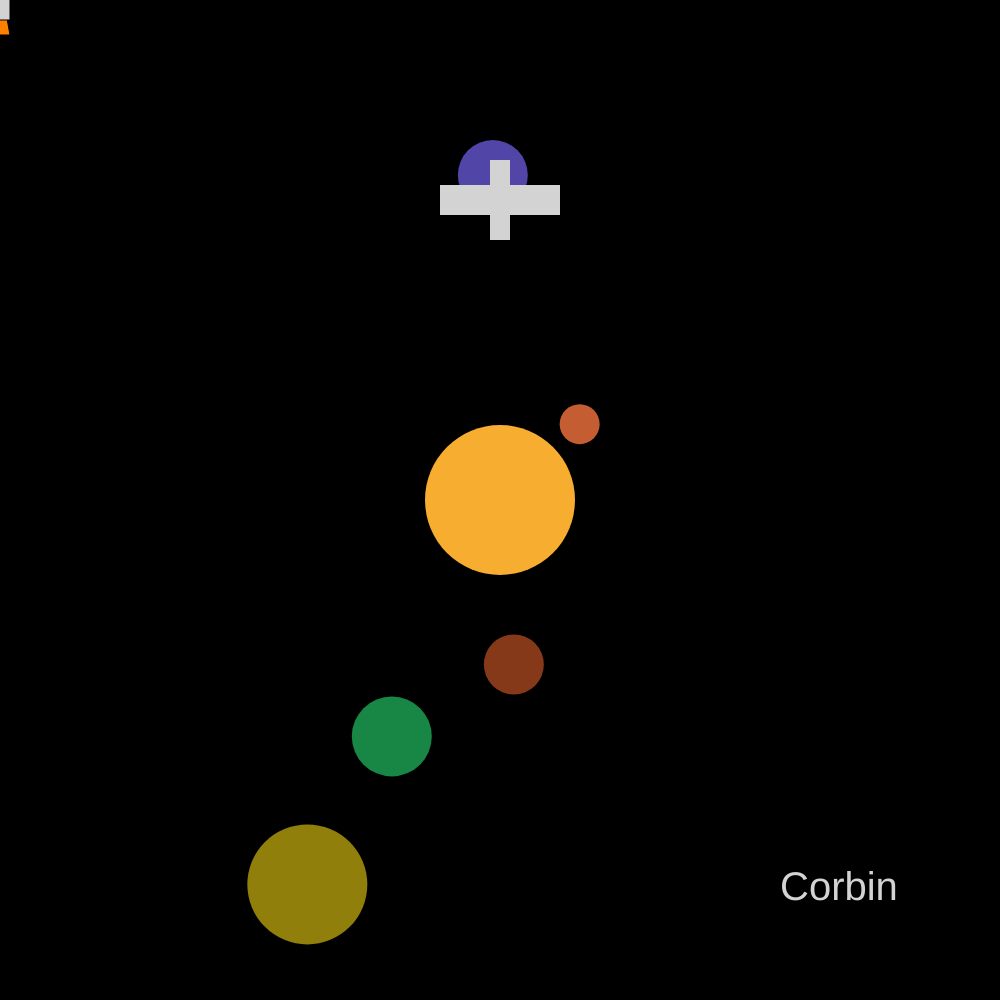
Frame 1 (no input)
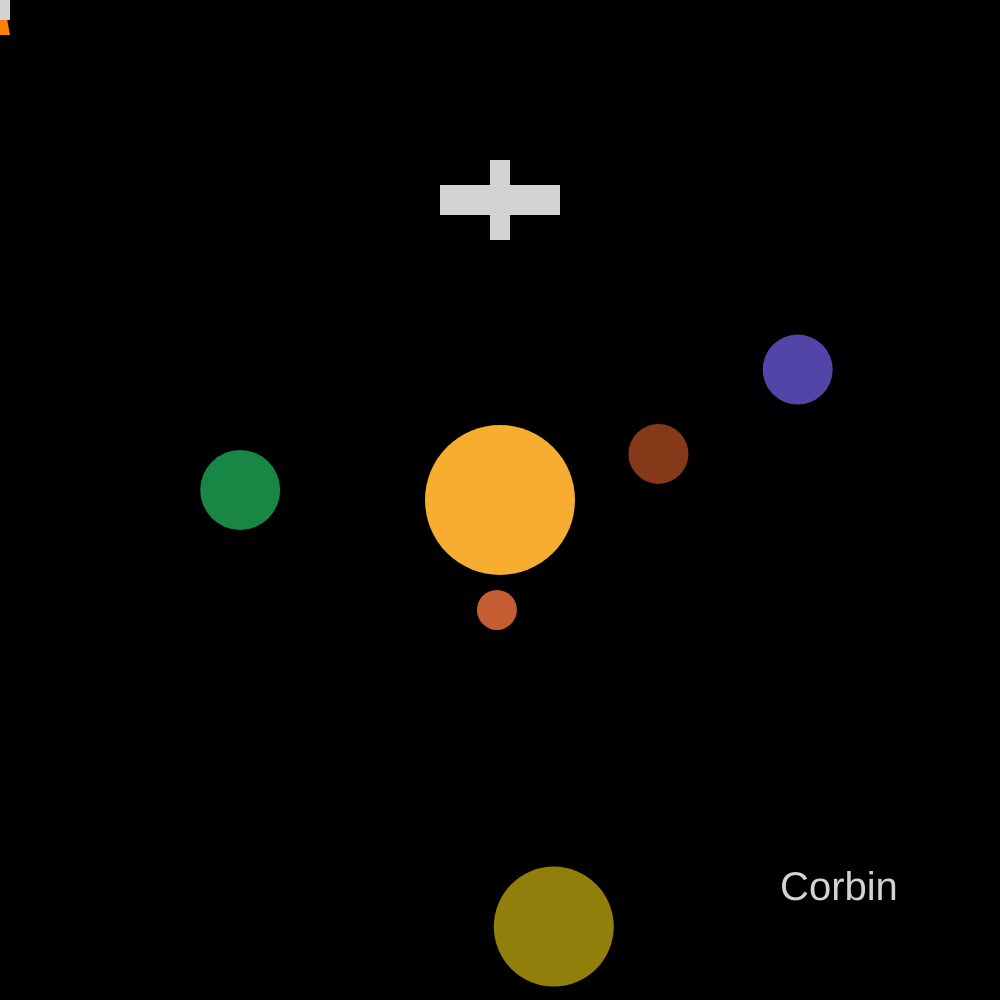
Frame 60 (no input)
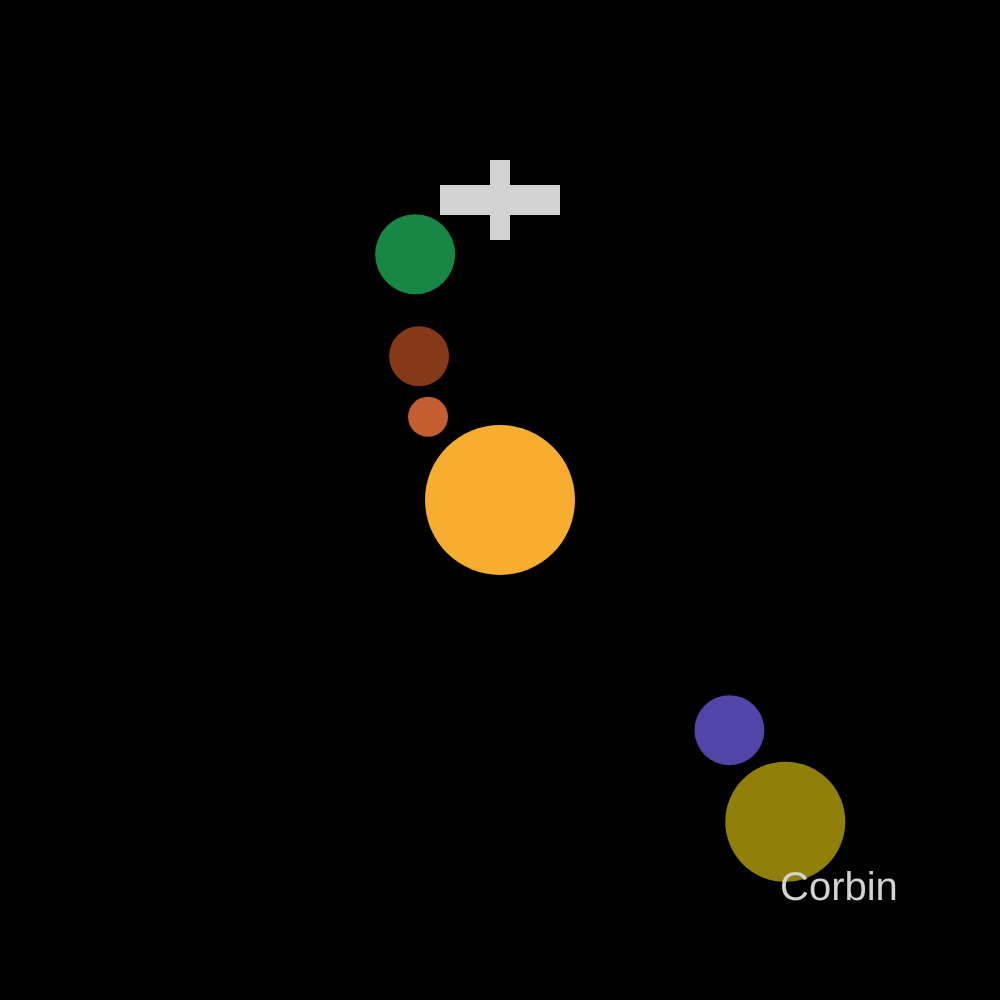
Frame 120 (the mouse pressed at the canvas centre since frame 60)

The p5.js sketch that drew these frames (run headless with seeded random() and noise() and a simulated clock; from frame 60 on, the mouse is pressed at the canvas centre):

// p5.js sketch
// ── sketch.js
//Interactive Scene
//Corbin Potter
//Sept 16, 2025
//Mr. Scott
//CS30 P4

let centerX; let x = 500;
let centerY; let y = 200;
let r = 0; let g = 0; let b = 0;
let back = 0;
let ma = 238; let va = 146; let ea = 2; let ra = 300; let ja = 90; let ca = 90;
let mr = 110; let vr = 165; let er = 260; let rr = 325; let jr = 430; let cr = 400;

function setup() {
  createCanvas(1000, 1000);
  rectMode(CENTER);
  centerX = width/2;
  centerY = height/2;
}

function draw() {  //60 fps
  if (color) {
    background(r, g, b);
  }

  fill(255,128,0);
  triangle(mouseX - 10, mouseY + 35, mouseX + 10, mouseY + 35, mouseX, mouseY - 20);
  fill(211,211,211);
  rect(mouseX, mouseY, 20, 40);
  fill(255,0,0);
  triangle(mouseX - 10, mouseY - 20, mouseX + 10, mouseY - 20, mouseX, mouseY - 40);
  
  noStroke();

  fill(246, 173, 48);
  circle(width/2, height/2, 150);

  fill(196, 93, 49);
  circle(centerX + mr * cos(ma), centerY + mr * sin(ma), 40);

  fill(134, 57, 24);
  circle(centerX + vr * cos(va), centerY + vr * sin(va), 60); // adjust orbits

  fill(24, 134, 68);
  circle(centerX + er * cos(ea), centerY + er * sin(ea), 80);

  fill(82, 69, 168);
  circle(centerX + rr * cos(ra), centerY + rr * sin(ra), 70);

  fill(145, 127, 11);
  circle(centerX + jr * cos(ja), centerY + jr * sin(ja), 120);
  
  fill(211, 211, 211);
  rect(x , y, 120, 30);
  rect(x , y, 20, 80);

  movement();
  mousePressed();

  textSize(40);
  text("Corbin", 780, 900);
}

function movement() {
  ma += 0.04;
  va -= 0.03;
  ea += 0.02;
  ra += 0.02;
  ja -= 0.01;
  ca += 0.05;

  if (ma === 360) {
    ma = 0;
  }
  if (va === 0) {
    va = 360;
  }
  if (ea === 360) {
    ea = 0;
  }
  if (ra === 360) {
    ra = 0;
  }
  if (ja === 0) {
    ja = 360;
  }

  if (keyIsDown(UP_ARROW)) y -= 5;
  if (keyIsDown(DOWN_ARROW)) y += 5;
  if (keyIsDown(LEFT_ARROW)) x -= 5;
  if (keyIsDown(RIGHT_ARROW)) x += 5;

}

function mousePressed(){
  if (mouseButton === CENTER) {
    mouseButton = LEFT;
    back += 1;
    if (back === 4) {
      back = 0;
    }
  }

  if (back === 0) {
    r = 0;
    g = 0;
    b = 0;
  }
  else if (back === 1) {
    r = 51;
    g = 0;
    b = 51;
  }
  else if (back === 2) {
    r = 51;
    g = 0;
    b = 25;
  }
  else {
    r = 0;
    g = 0;
    b = 51;
  }
  
}
